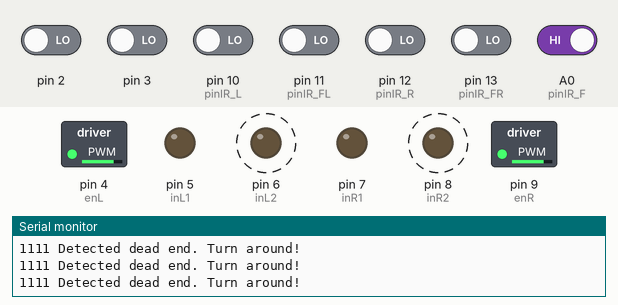
Recording of a sketch running on a simulated Arduino Mega 2560, built with avr-gcc and run on an emulated ATmega2560. Parts: switched loads named in the sketch (green lamp = pin HIGH), output pins drawn as LEDs (lit = HIGH), the last lines printed to the serial monitor. Dashed ring = blinking. Inputs (shaded band) come from the test bench; at power-on: A0 (pinIR_F) HIGH, pin 2, pin 3, pin 10 (pinIR_L), pin 11 (pinIR_FL), pin 12 (pinIR_R), pin 13 (pinIR_FR) LOW.

Above: at 3.5 s.
3.6 s: pin 10 (pinIR_L) driven HIGH
At 4.19 s:
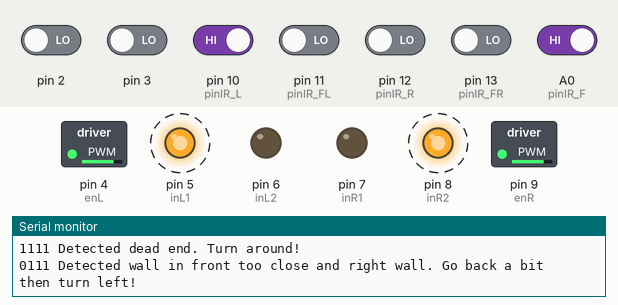
8.4 s: pin 12 (pinIR_R) driven HIGH
At 11.37 s:
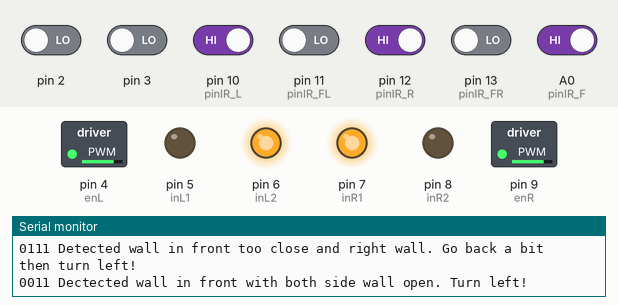
13.0 s: pin 13 (pinIR_FR) driven HIGH
At 17.35 s:
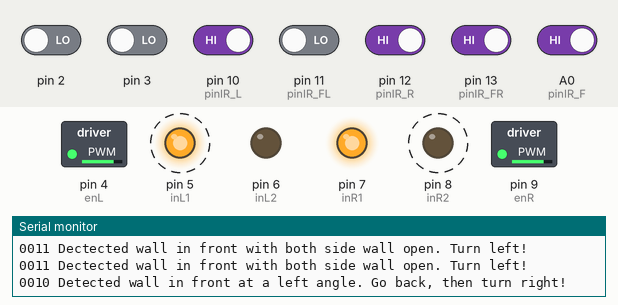
17.8 s: pin 11 (pinIR_FL) driven HIGH
At 20.2 s:
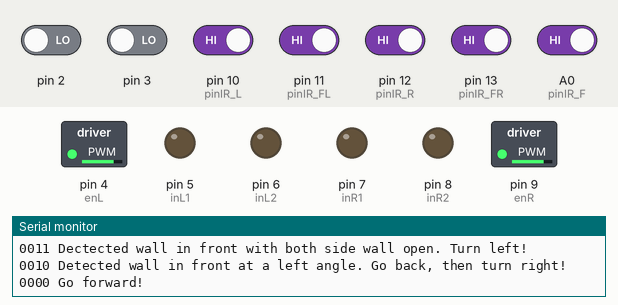
22.4 s: pin 11 (pinIR_FL) driven LOW
At 23.9 s:
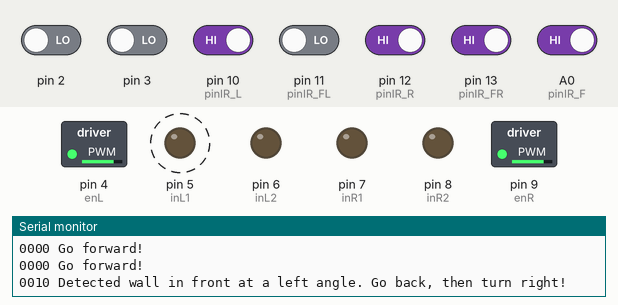
26.0 s: A0 (pinIR_F) driven LOW
At 28.05 s:
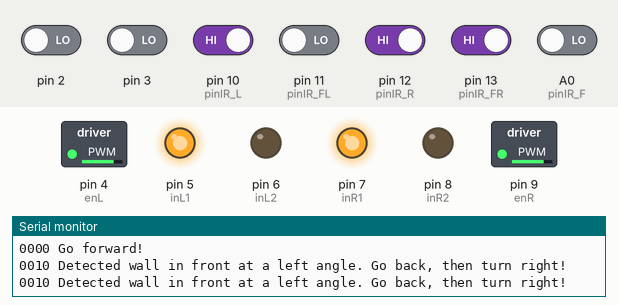
Timing chart, 0 to 30.5 s (numbered marks = the images above; inputs shaded):
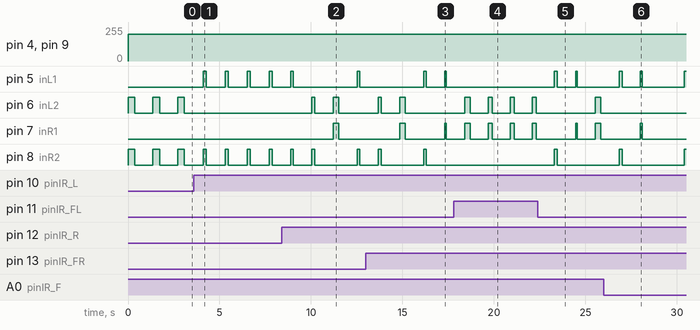

The sketch:

robot-driver.ino
```cpp
// Mega2560
//  external interrupt int.0    int.1    int.2   int.3   int.4   int.5
//  pin                  2         3      21      20      19      18

volatile int leftEnCount = 0;
volatile int rightEnCount = 0;

// Left Motor
int enL = 4;
int inL1 = 5;
int inL2 = 6;

// Right motor
int inR1 = 7;
int inR2 = 8;
int enR = 9;

// IF sensor
int pinIR_L = 10;  // left
int pinIR_FL = 11; // front left
int pinIR_R = 12;  // right
int pinIR_FR = 13; // front right
int pinIR_F = A0; // front

const int K = 30; // adjust K for smooth response

const int speed = 200;
const int delayTime = 300;
const int delayTurn = 180;
const int delayForward = 200;

void setup()
{
  Serial.begin(9600);

  // configure the IR pin as an input
  pinMode(pinIR_L, INPUT);
  pinMode(pinIR_R, INPUT);
  pinMode(pinIR_FL, INPUT);
  pinMode(pinIR_FR, INPUT);

  // interrupt # 5, pin 18
  attachInterrupt(1, leftEnISR, CHANGE); // Also LOW, RISING, FALLING

  // interrupt # 4, pin 19
  attachInterrupt(0, rightEnISR, CHANGE); // Also LOW, RISING, FALLING

  // Set all the motor control pins to outputs
  pinMode(enR, OUTPUT);
  pinMode(enL, OUTPUT);
  pinMode(inR1, OUTPUT);
  pinMode(inR2, OUTPUT);
  pinMode(inL1, OUTPUT);
  pinMode(inL2, OUTPUT);

  // Turn off motors - Initial state
  digitalWrite(inR1, LOW);
  digitalWrite(inR2, LOW);
  digitalWrite(inL1, LOW);
  digitalWrite(inL2, LOW);
}

void turnRight(int speed, int degree = 90, int sensorF = HIGH)
{
  turnAround(-speed);
  delay(int(delayTurn * degree / 90));
  stop();
  delay(1000);
  if(sensorF == HIGH) {
    goForward(speed);;
  }
  // // Reset encoder counter
  // rightEnCount = 0;
  // leftEnCount = 0;

  // // int speed = 50;
  // const int turnWeight = 3;
  // if (speed >= 0)
  // {
  //   analogWrite(enR, speed);

  //   int motor_L_speed = turnWeight * speed + K * (turnWeight * rightEnCount - leftEnCount);
  //   analogWrite(enL, motor_L_speed);

  //   // Turn on motor A & B
  //   digitalWrite(inL1, LOW);
  //   digitalWrite(inL2, HIGH);
  //   digitalWrite(inR1, HIGH);
  //   digitalWrite(inR2, LOW);
  // }
  // else
  // {
  //   analogWrite(enR, -speed);

  //   int motor_L_speed = turnWeight * -speed + K * (turnWeight * rightEnCount - leftEnCount);
  //   analogWrite(enL, motor_L_speed);

  //   // Turn on motor A & B
  //   digitalWrite(inL1, HIGH);
  //   digitalWrite(inL2, LOW);
  //   digitalWrite(inR1, LOW);
  //   digitalWrite(inR2, HIGH);
  // }
}

void loop()
{
  // Serial.println(leftEnCount);
  // Serial.println(rightEnCount);
  int sensorL = digitalRead(pinIR_L);
  int sensorR = digitalRead(pinIR_R);
  int sensorFL = digitalRead(pinIR_FL);
  int sensorFR = digitalRead(pinIR_FR);
  int sensorF = digitalRead(pinIR_F);

  // Serial.println("sensor L = " + sensorL);
  // Serial.println("sensor R = " + sensorR);
  // Serial.println("sensor FL = " + sensorFL);
  // Serial.println("sensor FR = " + sensorFR);

  String sensorValue = readSensor(sensorL, sensorR, sensorFL, sensorFR);
  Serial.print(sensorValue + " ");

  if(sensorF == LOW & sensorValue == 0) {
    goBackward(speed);
    delay(150);
    stop();
    delay(1000);
    turnRight(speed);
    delay(delayTime);
  } else {
    action(sensorValue, sensorF);
  }
  stop();
  delay(1000);
}

void goForward(int speed)
{
  // Reset encoder counter
  rightEnCount = 0;
  leftEnCount = 0;

  // For PWM maximum possible values are 0 to 255
  analogWrite(enR, speed);

  int motor_L_speed = speed + K * (rightEnCount - leftEnCount);
  analogWrite(enL, motor_L_speed);

  // Turn on motor A & B
  digitalWrite(inL1, LOW);
  digitalWrite(inL2, HIGH);
  digitalWrite(inR1, HIGH);
  digitalWrite(inR2, LOW);
}

void goBackward(int speed)
{
  // Reset encoder counter
  rightEnCount = 0;
  leftEnCount = 0;

  // For PWM maximum possible values are 0 to 255
  analogWrite(enR, speed);

  int motor_L_speed = speed + K * (rightEnCount - leftEnCount);
  analogWrite(enL, motor_L_speed);

  // Turn on motor A & B
  digitalWrite(inL1, HIGH);
  digitalWrite(inL2, LOW);
  digitalWrite(inR1, LOW);
  digitalWrite(inR2, HIGH);
}

void stop()
{
  // Turn off motors
  digitalWrite(inR1, LOW);
  digitalWrite(inR2, LOW);
  digitalWrite(inL1, LOW);
  digitalWrite(inL2, LOW);
}

void turnAround(int speed)
{
  // Reset encoder counter
  rightEnCount = 0;
  leftEnCount = 0;

  if (speed >= 0)
  {
    // const int turnWeight = 2;
    analogWrite(enR, speed);

    // int motor_L_speed = turnWeight*speed + K*(turnWeight*rightEnCount-leftEnCount);
    // analogWrite(enL, motor_L_speed);
    analogWrite(enL, speed);

    // Turn on motor A & B
    digitalWrite(inL1, LOW);
    digitalWrite(inL2, HIGH);
    digitalWrite(inR1, LOW);
    digitalWrite(inR2, HIGH);
  }
  else
  {
    analogWrite(enR, -speed);

    // int motor_L_speed = turnWeight*speed + K*(turnWeight*rightEnCount-leftEnCount);
    // analogWrite(enL, motor_L_speed);
    analogWrite(enL, -speed);

    // Turn on motor A & B
    digitalWrite(inL1, HIGH);
    digitalWrite(inL2, LOW);
    digitalWrite(inR1, HIGH);
    digitalWrite(inR2, LOW);
  }
}


void turnLeft(int speed, int degree = 90, int sensorF = HIGH)
{
  turnAround(speed);
  delay(int(delayTurn * degree / 90));
  stop();
  delay(1000);
  if(sensorF == HIGH) {
    goForward(speed);;
  }
  // // Reset encoder counter
  // rightEnCount = 0;
  // leftEnCount = 0;

  // // int speed = 50;
  // const int turnWeight = 3;
  // if (speed >= 0)
  // {

  //   analogWrite(enL, speed);

  //   int motor_R_speed = turnWeight * speed + K * (turnWeight * leftEnCount - rightEnCount);
  //   analogWrite(enR, motor_R_speed);

  //   // Turn on motor A & B
  //   digitalWrite(inL1, LOW);
  //   digitalWrite(inL2, HIGH);
  //   digitalWrite(inR1, HIGH);
  //   digitalWrite(inR2, LOW);
  // }
  // else
  // {
  //   analogWrite(enL, -speed);

  //   int motor_R_speed = turnWeight * -speed + K * (turnWeight * leftEnCount - rightEnCount);
  //   analogWrite(enR, motor_R_speed);

  //   // Turn on motor A & B
  //   digitalWrite(inL1, HIGH);
  //   digitalWrite(inL2, LOW);
  //   digitalWrite(inR1, LOW);
  //   digitalWrite(inR2, HIGH);
  // }
}

String readSensor(int sensorL, int sensorR, int sensorFL, int sensorFR)
{
  if (sensorL == HIGH)
  {
    sensorL = 0;
  }
  else
  {
    sensorL = 1;
  }

  if (sensorR == HIGH)
  {
    sensorR = 0;
  }
  else
  {
    sensorR = 1;
  }

  if (sensorFL == HIGH)
  {
    sensorFL = 0;
  }
  else
  {
    sensorFL = 1;
  }

  if (sensorFR == HIGH)
  {
    sensorFR = 0;
  }
  else
  {
    sensorFR = 1;
  }

  return String(sensorL) + String(sensorR) + String(sensorFL) + String(sensorFR);
}


void action(String sensorValue, int sensorF)
{
  const int value = sensorValue.toInt();
  switch (value)
  {
  case 0: // 0000
    Serial.println("Go forward!");
    goForward(speed);
    delay(delayForward);
    break;

  case 1: // 0001
    Serial.println("Detected wall in front at a right angle. Turn left!");
    turnLeft(speed);
    delay(delayTime);
    break;

  case 10: // 0010
    Serial.println("Detected wall in front at a left angle. Go back, then turn right!");
    goBackward(speed);
    // delay(delayTime);
    delay(150);
    stop();
    delay(1000);
    turnRight(speed, 45, sensorF);
    delay(delayTime);
    break;

  case 11: // 0011
    Serial.println("Dectected wall in front with both side wall open. Turn left!");
    goBackward(speed);
    // delay(delayTime);
    delay(150);
    stop();
    delay(1000);
    turnLeft(speed);
    delay(delayTime);
    break;

  case 100: // 0100
    Serial.println("Dectected left wall open. Turn left!");
    turnLeft(speed, 50);
    delay(delayTime*2/3);
    stop();
    delay(1000);
    turnLeft(speed, 50);
    delay(delayTime*8/9);
    break;

  case 101: // 0101
    Serial.println("Dectected too close to right wall. Turn left 45 degrees!");
    turnLeft(speed, 45);
    break;

  case 110: // 0110
    Serial.println("Detected wall in front at a right angle but too close to right wall. Turn left 135 degrees!");
    goBackward(speed);
    delay(100);
    stop();
    delay(1000);
    turnLeft(speed, 90);
    delay(delayTime);
    break;

  case 111: // 0111
    Serial.println("Detected wall in front too close and right wall. Go back a bit then turn left!");
    goBackward(speed);
    delay(180);
    break;

  case 1000:
    Serial.println("Detected left wall close and in front open. Go forward!");
    goForward(speed);
    delay(delayForward);
    break;

  case 1001:
    Serial.println("Detected wall in front at a left angle but too close to left wall. Turn left 45 degrees!");
    turnLeft(speed, 45);
    delay(delayTime);
    break;

  case 1010:
    Serial.println("Detected too close to left wall. Turn right 45 degrees!");
    turnRight(speed, 45);
    break;

  case 1011:
    Serial.println("Detected wall in front and left wall. Go back a bit then turn right!");
    goBackward(speed);
    delay(150);
    stop();
    delay(1000);
    turnRight(speed);
    delay(delayTime);
    break;

  case 1100:
    Serial.println("Detected both side wall. Go forward!");
    goForward(speed);
    delay(delayForward);
    break;

  case 1101:
    Serial.println("Detected too close to right wall. Turn left 45 degrees!");
    turnLeft(speed, 45);
    break;

  case 1110:
    Serial.println("Detected too close to left wall. Turn right 45 degrees!");
    turnRight(speed, 45);
    break;

  case 1111:
    Serial.println("Detected dead end. Turn around!");
    turnAround(speed);
    delay(2 * delayTurn);
    break;

  default:
    Serial.println("Default. Go forward");
    goForward(speed);
    delay(delayForward);
    break;
  }
}

void leftEnISR()
{
  leftEnCount++;
}

void rightEnISR()
{
  rightEnCount++;
}
```

Measured:
- after the input at 3.6 s, pin 5 (inL1): alternates HIGH for 0.18 s and LOW for 1.0 s, starting after 0.50 s; pin 6 (inL2): stops changing and stays LOW
- after the input at 8.4 s, pin 5 (inL1): HIGH → LOW after 0.64 s, → HIGH 3.5 s later, → LOW 0.15 s later; pin 6 (inL2): LOW → HIGH after 1.6 s, → LOW 0.18 s later, → HIGH 1.0 s later, → LOW 0.30 s later; pin 7 (inR1): LOW → HIGH after 2.8 s, → LOW 0.30 s later
- after the input at 13.0 s, pin 6 (inL2): goes on until 15.2 s, then stays LOW; pin 8 (inR2): goes on until 16.3 s, then stays LOW
- after the input at 17.8 s, pin 5 (inL1): stops changing and stays LOW; pin 8 (inR2): stays LOW (without the input it goes to HIGH after 1.9 s)
- after the input at 22.4 s, pin 5 (inL1): alternates HIGH for 0.12 s and LOW for 1.0 s, starting after 0.91 s; pin 8 (inR2): LOW → HIGH after 0.91 s, → LOW 0.15 s later
- after the input at 26.0 s, pin 6 (inL2): stays LOW (without the input it goes to HIGH after 3.1 s); pin 7 (inR1): goes on until 28.1 s, then stays LOW
- by itself, pin 6 (inL2): alternates HIGH for 0.36 s and LOW for 1.0 s
- by itself, pin 8 (inR2): alternates HIGH for 0.18 s and LOW for 1.0 s
